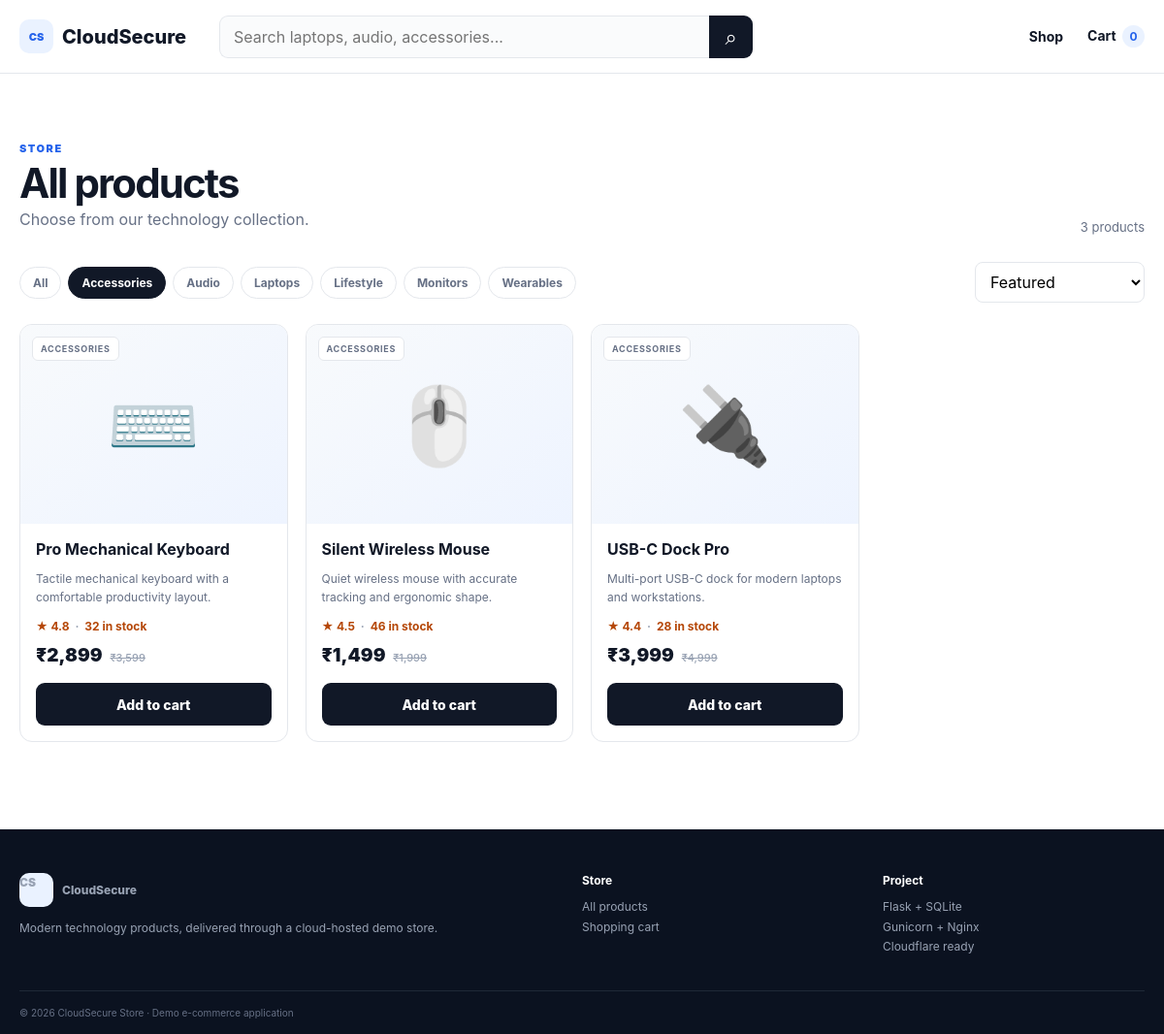
Screenshot of /shop?category=Accessories with the database file from the repository.
### tables this page shows
CREATE TABLE products (
            id INTEGER PRIMARY KEY AUTOINCREMENT,
            name TEXT NOT NULL,
            category TEXT NOT NULL,
            price INTEGER NOT NULL,
            old_price INTEGER NOT NULL,
            emoji TEXT NOT NULL,
            description TEXT NOT NULL,
            rating REAL NOT NULL,
            stock INTEGER NOT NULL
        );

### app.py (the view)
@app.route("/shop")
def shop():
    q = request.args.get("q", "").strip()
    category = request.args.get("category", "").strip()
    sort = request.args.get("sort", "featured")
    sql = "SELECT * FROM products WHERE 1=1"
    params = []
    if q:
        sql += " AND (name LIKE ? OR description LIKE ?)"
        params += [f"%{q}%", f"%{q}%"]
    if category:
        sql += " AND category=?"
        params.append(category)
    order_map = {
        "price_low": "price ASC",
        "price_high": "price DESC",
        "rating": "rating DESC",
        "featured": "rating DESC, id ASC",
    }
    sql += " ORDER BY " + order_map.get(sort, order_map["featured"])
    products = db().execute(sql, params).fetchall()
    categories = db().execute("SELECT DISTINCT category FROM products ORDER BY category").fetchall()
    return render_template(
        "shop.html",
        products=products,
        categories=categories,
        q=q,
        category=category,
        sort=sort,
    )

### app.py (called while the page is built, shortened)
def db():
    if "db" not in g:
        g.db = sqlite3.connect(DB_PATH)
        g.db.row_factory = sqlite3.Row
    return g.db

def get_cart():
    return session.get("cart", {})

def cart_details():
    cart = get_cart()
    items = []
    total = 0
    count = 0
    return items, total, count

@app.context_processor
def global_values():
    _, total, count = cart_details()
    return {"cart_count": count, "cart_total": total}

@app.template_filter("money")
def money(value):
    return f"₹{int(value):,}"

### templates/shop.html (shortened to what this page needs)
{% extends "base.html" %}
{% block content %}
<section class="container section shop-page">
  <div class="shop-heading"><div><div class="eyebrow">STORE</div><h1>All products</h1><p>Choose from our technology collection.</p></div><span class="result-count">{{ products|length }} products</span></div>
  <div class="shop-toolbar">
    <div class="chips"><a class="{{ 'active' if not category else '' }}" href="{{ url_for('shop', q=q) }}">All</a>{% for c in categories %}<a class="{{ 'active' if category==c['category'] else '' }}" href="{{ url_for('shop', category=c['category'], q=q) }}">{{ c['category'] }}</a>{% endfor %}</div>
    <form><select name="sort" onchange="this.form.submit()"><option value="featured" {{ 'selected' if sort=='featured' }}>Featured</option></select></form>
  </div>
  <div class="product-grid">
  {% for p in products %}
    <article class="product-card">
      <a class="product-art" href="{{ url_for('product', product_id=p['id']) }}"><span>{{ p['emoji'] }}</span><b>{{ p['category'] }}</b></a>
      <div class="product-body"><a href="{{ url_for('product', product_id=p['id']) }}"><h3>{{ p['name'] }}</h3></a><p>{{ p['description'] }}</p><div class="rating">★ {{ p['rating'] }} <span>·</span> {{ p['stock'] }} in stock</div><div class="price">{{ p['price']|money }} <del>{{ p['old_price']|money }}</del></div><form method="post" action="{{ url_for('add_to_cart', product_id=p['id']) }}"><button class="btn dark full">Add to cart</button></form></div>
    </article>
  {% else %}<div class="empty"><div>🔎</div><h2>No products found</h2><p>Try a different search or category.</p><a class="btn primary" href="{{ url_for('shop') }}">Clear filters</a></div>{% endfor %}
  </div>
</section>
{% endblock %}

### static/css/style.css (style rules this page uses)
:root { --ink:#111827;--muted:#667085;--line:#e4e7ec;--soft:#f7f9fc;--blue:#2563eb;--blue2:#1d4ed8;--dark:#111827;--green:#079455;--orange:#b54708;--white:#fff }
* { box-sizing:border-box }
html { scroll-behavior:smooth }
body { margin:0;font-family:Inter,ui-sans-serif,system-ui,-apple-system,BlinkMacSystemFont,"Segoe UI",sans-serif;color:var(--ink);background:#fff }
a { text-decoration:none;color:inherit }
button,input,select { font:inherit }
.container { width:min(1180px,calc(100% - 40px));margin:auto }
.eyebrow { font-size:11px;letter-spacing:.14em;font-weight:900;color:var(--blue) }
h1 { font-size:56px;line-height:1.03;letter-spacing:-.045em;margin:13px 0 21px }
.btn { display:inline-flex;align-items:center;justify-content:center;border:0;border-radius:9px;padding:12px 18px;font-weight:800;cursor:pointer;font-size:14px;min-height:44px }
.btn.dark { background:var(--dark);color:#fff }
.section { padding-top:70px;padding-bottom:70px }
.section-title,.shop-heading { display:flex;justify-content:space-between;align-items:end;margin-bottom:28px }
.section-title h2,.shop-heading h1 { margin:7px 0 0 }
.product-grid { display:grid;grid-template-columns:repeat(4,1fr);gap:18px }
.product-card { border:1px solid var(--line);border-radius:13px;overflow:hidden;background:#fff;transition:transform .18s,box-shadow .18s }
.product-art { height:205px;background:linear-gradient(145deg,#f8fafc,#eef4ff);position:relative;display:grid;place-items:center }
.product-art span { font-size:78px }
.product-art b { position:absolute;left:12px;top:12px;padding:6px 8px;border-radius:6px;background:#fff;border:1px solid var(--line);font-size:9px;text-transform:uppercase;letter-spacing:.08em;color:#667085 }
.product-body { padding:16px }
.product-body h3 { margin:0 0 7px;font-size:16px }
.product-body p { color:var(--muted);font-size:12px;line-height:1.55;min-height:38px }
.rating { color:var(--orange);font-size:12px;font-weight:750 }
.rating span { color:#98a2b3;margin:0 3px }
.price { font-size:19px;font-weight:900;margin:11px 0 }
.price del { color:#98a2b3;font-size:11px;font-weight:500;margin-left:4px }
.full { width:100%;margin-top:6px }
.shop-heading h1 { font-size:42px }
.shop-heading p { color:var(--muted);margin:6px 0 }
.result-count { color:var(--muted);font-size:13px }
.shop-toolbar { display:flex;justify-content:space-between;gap:15px;align-items:center;margin-bottom:22px }
.chips { display:flex;gap:7px;flex-wrap:wrap }
.chips a { border:1px solid var(--line);border-radius:99px;padding:8px 13px;font-size:12px;color:var(--muted);font-weight:750 }
.chips a.active { background:var(--dark);color:#fff;border-color:var(--dark) }
select { border:1px solid var(--line);border-radius:8px;padding:9px 11px;background:#fff }

### rows the page displays
products: emoji "⌨️", category "ACCESSORIES", name "Pro Mechanical Keyboard", description "Tactile mechanical keyboard with a comfortable productivity layout.", rating "4.8", stock "32", price "₹2,899", old_price "₹3,599"
products: emoji "🖱️", category "ACCESSORIES", name "Silent Wireless Mouse", description "Quiet wireless mouse with accurate tracking and ergonomic shape.", rating "4.5", stock "46", price "₹1,499", old_price "₹1,999"
products: emoji "🔌", category "ACCESSORIES", name "USB-C Dock Pro", description "Multi-port USB-C dock for modern laptops and workstations.", rating "4.4", stock "28", price "₹3,999", old_price "₹4,999"

### other values shown
{{ cart_count }} "0"
{{ products|length }} "3"
{{ c['category'] }} "Accessories" "Audio" "Laptops" "Lifestyle" "Monitors" "Wearables"
